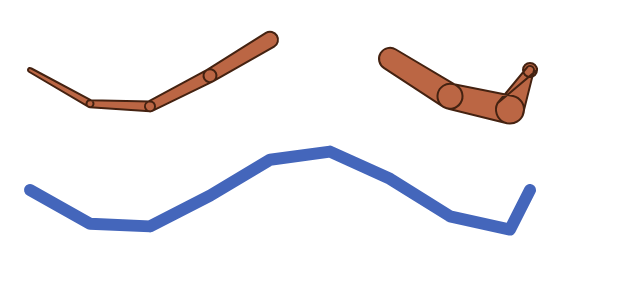

The Vega-Lite source for this figure:
### Vega specification from a JSON file in a GitHub repository (floating-point values rounded to 4 significant figures)
{"$schema": "https://vega.github.io/schema/vega/v6.json", "width": 300, "height": 140, "padding": 5, "marks": [{"type": "trail", "from": {"data": "t"}, "encode": {"update": {"x": {"field": "x"}, "y": {"field": "y"}, "size": {"field": "s"}, "fill": {"value": "#b64"}, "stroke": {"value": "#421"}, "defined": {"field": "d"}}}}, {"type": "trail", "from": {"data": "t"}, "encode": {"update": {"x": {"field": "x"}, "y": {"signal": "datum.y + 60"}, "size": {"value": 6}, "fill": {"value": "#46b"}}}}], "data": [{"name": "t", "values": [{"x": 10, "y": 30.0, "s": 2.0, "d": true}, {"x": 40, "y": 46.83, "s": 3.5, "d": true}, {"x": 70, "y": 48.19, "s": 5.0, "d": true}, {"x": 100, "y": 32.82, "s": 6.5, "d": true}, {"x": 130, "y": 14.86, "s": 8.0, "d": true}, {"x": 160, "y": 10.82, "s": 9.5, "d": false}, {"x": 190, "y": 24.41, "s": 11.0, "d": true}, {"x": 220, "y": 43.14, "s": 12.5, "d": true}, {"x": 250, "y": 49.79, "s": 14.0, "d": true}, {"x": 260, "y": 30, "s": 4, "d": true}, {"x": 260, "y": 30, "s": 7, "d": true}]}]}
